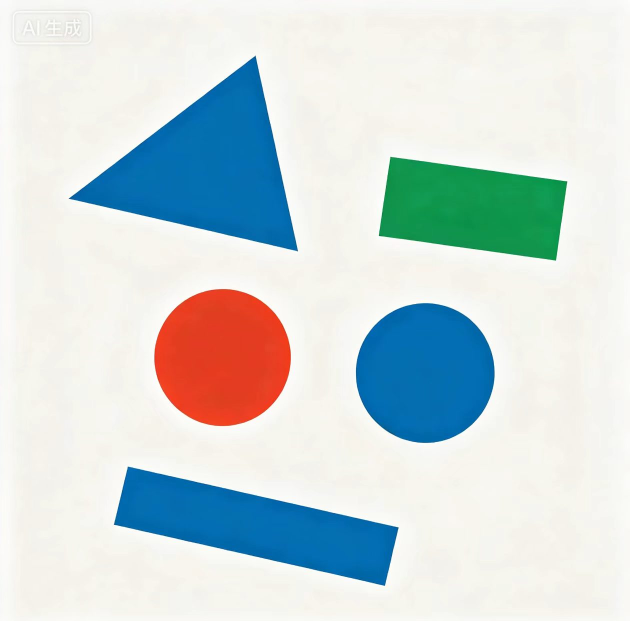
#> input picture 1.jpg, 1260 x 1241 px (shown at 1/2 size)
$ python 1.py   (older library calls are emulated)
#> lines starting #> are read from the running program, lines starting #| are printed output that depends on the picture; after the words box and inside, x2 and y2 are one past the last pixel; in counts of white or black regions, pixels touching at a corner belong together
import cv2
import numpy as np
import matplotlib.pyplot as plt
from matplotlib.font_manager import FontProperties

# 设置Matplotlib支持中文
plt.rcParams['font.sans-serif'] = ['SimHei', 'Microsoft YaHei', 'Arial Unicode MS']
plt.rcParams['axes.unicode_minus'] = False

# ==================== 增强版水印去除算法 ====================

def remove_watermark_advanced(image_path):
    """
    高级水印去除算法：
    1. 多尺度分析
    2. 频域滤波（检测周期性水印）
    3. 自适应背景建模
    4. 增强形态学操作
    5. 多级图像修复
    6. 背景颜色一致性处理
    """
#> called with image_path = '1.jpg'
    # 读取图片
    img = cv2.imread(image_path)
#> img is the input picture: shape (1241, 1260, 3); mean B, G, R 217, 216.2, 204.1
    if img is None:
        raise ValueError(f"无法读取图片: {image_path}")

    height, width = img.shape[:2]
    print(f"图片尺寸: {width}x{height}")
#| 图片尺寸: 1260x1241

    # 转换为不同颜色空间
    gray = cv2.cvtColor(img, cv2.COLOR_BGR2GRAY)
    hsv = cv2.cvtColor(img, cv2.COLOR_BGR2HSV)
#> hsv: shape (1241, 1260, 3); mean H, S, V 39.2, 56, 232.5
    lab = cv2.cvtColor(img, cv2.COLOR_BGR2LAB)
#> lab: shape (1241, 1260, 3); mean of channels 0, 1, 2 220, 128.1, 127.7

    # 保存原始图片用于后续修复
    original_img = img.copy()

    # ==================== 第一步：检测几何图形区域 ====================
    print("\n[1/8] 检测几何图形区域...")
    shape_mask = detect_geometric_shapes(img, hsv)
    cv2.imwrite('debug_step1_shape_mask.jpg', shape_mask)

    # ==================== 第二步：估计背景颜色 ====================
    print("\n[2/8] 估计背景颜色...")
    background_color, background_mask = estimate_background(img, gray, shape_mask)
    print(f"估计的背景颜色 (BGR): {background_color}")
    cv2.imwrite('debug_step2_background_mask.jpg', background_mask)

    # ==================== 第三步：多尺度颜色差异检测 ====================
    print("\n[3/8] 多尺度颜色差异检测...")
    multi_scale_mask = multi_scale_color_detection(img, background_color, shape_mask)
    cv2.imwrite('debug_step3_multi_scale_mask.jpg', multi_scale_mask)

    # ==================== 第四步：频域分析（检测周期性水印） ====================
    print("\n[4/8] 频域分析检测周期性水印...")
    frequency_mask = frequency_domain_analysis(gray, shape_mask)
    cv2.imwrite('debug_step4_frequency_mask.jpg', frequency_mask)

    # ==================== 第五步：纹理和边缘分析 ====================
    print("\n[5/8] 纹理和边缘分析...")
    texture_mask = texture_edge_analysis(gray, shape_mask)
    cv2.imwrite('debug_step5_texture_mask.jpg', texture_mask)

    # ==================== 第六步：LAB颜色空间分析 ====================
    print("\n[6/8] LAB颜色空间分析...")
    lab_mask = lab_color_analysis(lab, background_color, shape_mask)
    cv2.imwrite('debug_step6_lab_mask.jpg', lab_mask)

    # ==================== 第七步：合并所有检测结果 ====================
    print("\n[7/8] 合并所有检测结果...")
    combined_mask = combine_masks([
        multi_scale_mask,
        frequency_mask,
        texture_mask,
        lab_mask
    ])

    # 增强掩码
    combined_mask = enhance_mask(combined_mask)
    cv2.imwrite('debug_step7_combined_mask.jpg', combined_mask)

    # ==================== 第八步：多级图像修复 ====================
    print("\n[8/8] 多级图像修复...")
    result = multi_stage_inpainting(original_img, combined_mask, shape_mask)

    # ==================== 背景颜色一致性处理 ====================
    print("\n[额外步骤] 背景颜色一致性处理...")
    result = ensure_background_consistency(result, shape_mask, background_color)

    # 保存最终结果
    cv2.imwrite('1_processed.jpg', result)
    print("\n已保存处理后的图片: 1_processed.jpg")

    return result, shape_mask, background_color

def detect_geometric_shapes(img, hsv):
    """
    检测几何图形（红、绿、蓝）
    """
    # 红色范围（两个区间）
    lower_red1 = np.array([0, 40, 40])
    upper_red1 = np.array([15, 255, 255])
    lower_red2 = np.array([165, 40, 40])
    upper_red2 = np.array([180, 255, 255])

    # 绿色范围
    lower_green = np.array([35, 40, 40])
    upper_green = np.array([85, 255, 255])

    # 蓝色范围
    lower_blue = np.array([95, 40, 40])
    upper_blue = np.array([145, 255, 255])

    # 创建掩码
    red_mask1 = cv2.inRange(hsv, lower_red1, upper_red1)
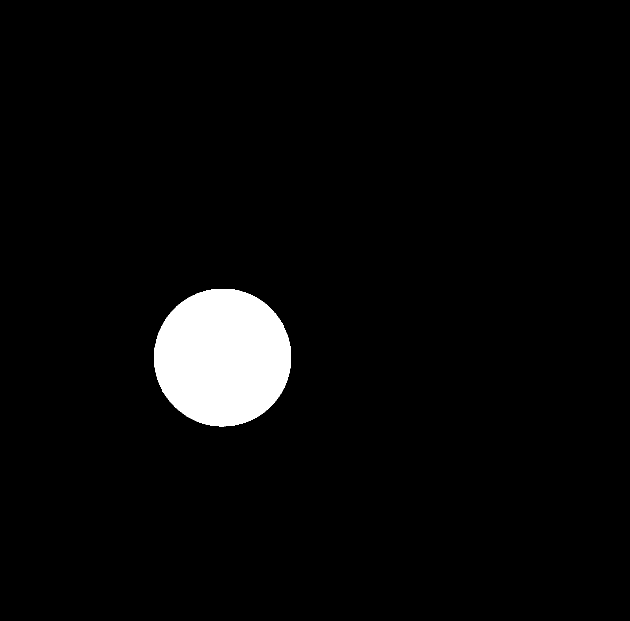
#> red_mask1: shape (1241, 1260) (shown at 1/2 size); 3.8% white; 1 white region, box (x1, y1, x2, y2) and area: (308, 578, 582, 853) 59319
    red_mask2 = cv2.inRange(hsv, lower_red2, upper_red2)
#> red_mask2: shape (1241, 1260); 0% white in thin lines or dots, all inside (x1, y1, x2, y2) = (311, 624, 549, 687)
    red_mask = cv2.bitwise_or(red_mask1, red_mask2)
#> red_mask: shape (1241, 1260); 3.8% white; 1 white region, box (x1, y1, x2, y2) and area: (308, 578, 582, 853) 59322

    green_mask = cv2.inRange(hsv, lower_green, upper_green)
#> green_mask: shape (1241, 1260); 3.7% white; 1 white region, box (x1, y1, x2, y2) and area: (757, 313, 1135, 522) 57828
    blue_mask = cv2.inRange(hsv, lower_blue, upper_blue)
#> blue_mask: shape (1241, 1260); 13.7% white; 3 white regions, box (x1, y1, x2, y2) and area: (138, 112, 596, 503) 85966, (227, 933, 798, 1172) 67167, (711, 606, 990, 886) 61351

    # 合并
    shape_mask = cv2.bitwise_or(red_mask, green_mask)
#> shape_mask: shape (1241, 1260); 7.5% white; 2 white regions, box (x1, y1, x2, y2) and area: (308, 578, 582, 853) 59322, (757, 313, 1135, 522) 57828
    shape_mask = cv2.bitwise_or(shape_mask, blue_mask)
#> shape_mask: shape (1241, 1260); 21.2% white; 5 white regions, box (x1, y1, x2, y2) and area: (138, 112, 596, 503) 85966, (227, 933, 798, 1172) 67167, (711, 606, 990, 886) 61351, (308, 578, 582, 853) 59322, (757, 313, 1135, 522) 57828

    # 膨胀以覆盖边缘
    kernel = np.ones((20, 20), np.uint8)
    shape_mask = cv2.dilate(shape_mask, kernel, iterations=2)
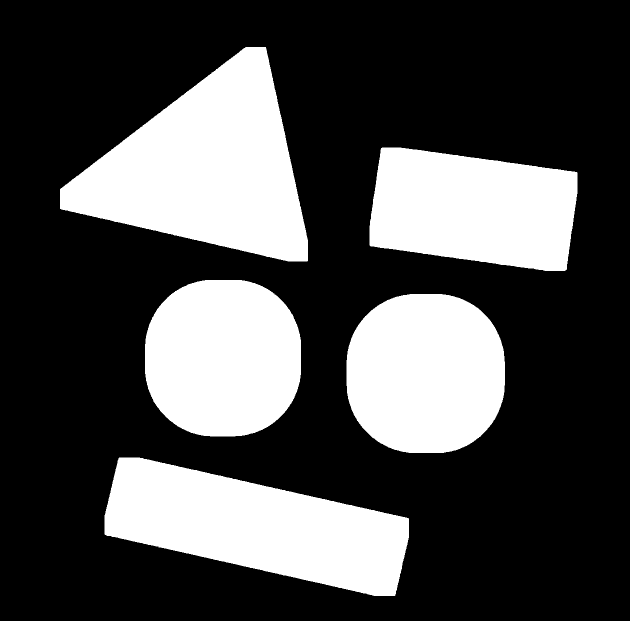
#> shape_mask: shape (1241, 1260) (shown at 1/2 size); 29.8% white; 5 white regions, box (x1, y1, x2, y2) and area: (120, 94, 616, 523) 119676, (209, 915, 818, 1192) 99395, (693, 588, 1010, 906) 84039, (290, 560, 602, 873) 81629, (739, 295, 1155, 542) 81579

    return shape_mask

def estimate_background(img, gray, shape_mask):
    """
    估计背景颜色
    """
    # 创建非几何图形区域的掩码
    non_shape_mask = cv2.bitwise_not(shape_mask)

    # 如果非几何图形区域太小，使用图像的中心区域
    if cv2.countNonZero(non_shape_mask) < (img.shape[0] * img.shape[1] * 0.2):
        h, w = img.shape[:2]
        center_region = img[h//4:3*h//4, w//4:3*w//4]
        background_color = np.mean(center_region, axis=(0, 1)).astype(int)

        # 创建中心区域掩码
        center_mask = np.zeros(gray.shape, dtype=np.uint8)
        center_mask[h//4:3*h//4, w//4:3*w//4] = 255
        background_mask = cv2.bitwise_and(center_mask, non_shape_mask)
    else:
        # 计算非几何图形区域的平均颜色
        background_color = cv2.mean(img, mask=non_shape_mask)[:3]
#> background_color = (238.7, 244.8, 245.8)
        background_color = np.array(background_color).astype(int)
#> background_color = [238, 244, 245]
#| 估计的背景颜色 (BGR): [238 244 245]
        background_mask = non_shape_mask

    return background_color, background_mask

def multi_scale_color_detection(img, background_color, shape_mask):
    """
    多尺度颜色差异检测
    """
    height, width = img.shape[:2]
    combined_mask = np.zeros((height, width), dtype=np.uint8)

    # 在多个尺度上检测
    scales = [1.0, 0.8, 0.6, 0.4]

    for scale in scales:
        # 缩放图像
        new_size = (int(width * scale), int(height * scale))
        img_scaled = cv2.resize(img, new_size, interpolation=cv2.INTER_AREA)
        shape_mask_scaled = cv2.resize(shape_mask, new_size, interpolation=cv2.INTER_NEAREST)

        # 计算颜色差异
        color_diff = np.sqrt(np.sum((img_scaled - background_color) ** 2, axis=2))

        # 归一化
        color_diff_normalized = ((color_diff - color_diff.min()) /
                                (color_diff.max() - color_diff.min() + 1e-10) * 255).astype(np.uint8)

        # 多阈值处理
        thresholds = [10, 15, 20, 25]
        for thresh in thresholds:
            _, diff_mask = cv2.threshold(color_diff_normalized, thresh, 255, cv2.THRESH_BINARY)

            # 排除几何图形区域
            diff_mask = cv2.bitwise_and(diff_mask, cv2.bitwise_not(shape_mask_scaled))

            # 缩放回原始大小
            diff_mask_original = cv2.resize(diff_mask, (width, height), interpolation=cv2.INTER_NEAREST)

            # 合并
            combined_mask = cv2.bitwise_or(combined_mask, diff_mask_original)
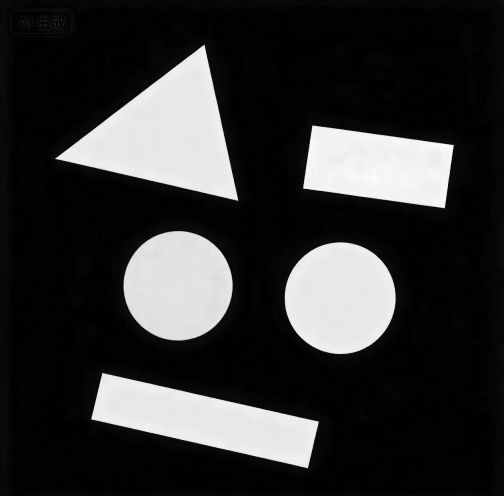
#> color_diff_normalized: shape (496, 504); min 0, max 254, mean 51.4
#> combined_mask: shape (1241, 1260); 0.46% white; 51 white regions (24 under 20 px), largest, box (x1, y1, x2, y2) and area: (88, 36, 165, 78) 1887, (39, 20, 182, 86) 1110, (43, 40, 83, 72) 701
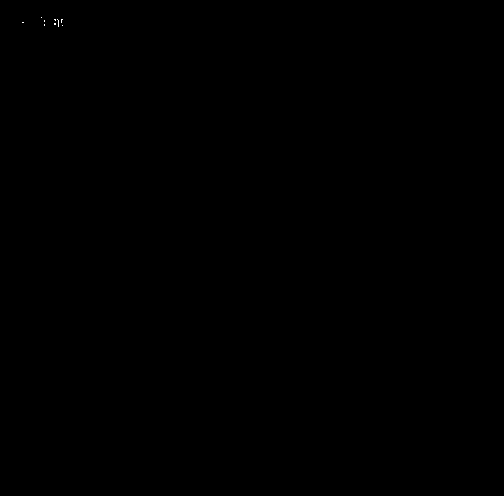
#> diff_mask: shape (496, 504); 0.01% white in thin lines or dots, all inside (x1, y1, x2, y2) = (22, 17, 63, 27)
#> shape_mask_scaled: shape (496, 504); 29.8% white; 5 white regions, box (x1, y1, x2, y2) and area: (48, 38, 247, 210) 19162, (84, 366, 328, 477) 15911, (278, 236, 404, 363) 13424, (296, 118, 462, 217) 13052, (116, 224, 241, 349) 13040

    # 形态学操作增强
    kernel = np.ones((3, 3), np.uint8)
    combined_mask = cv2.dilate(combined_mask, kernel, iterations=1)
#> combined_mask: shape (1241, 1260); 0.74% white; 24 white regions (2 under 20 px), largest, box (x1, y1, x2, y2) and area: (22, 19, 188, 94) 6583, (42, 38, 84, 73) 1118, (1249, 560, 1260, 661) 698

    return combined_mask

def frequency_domain_analysis(gray, shape_mask):
    """
    频域分析 - 检测周期性水印
    """
    height, width = gray.shape[:2]

    # 创建非几何图形区域的掩码
    non_shape_mask = cv2.bitwise_not(shape_mask)

    # 应用掩码
    masked_gray = cv2.bitwise_and(gray, gray, mask=non_shape_mask)

    # 傅里叶变换
    f = np.fft.fft2(masked_gray)
    fshift = np.fft.fftshift(f)

    # 计算幅度谱
    magnitude_spectrum = 20 * np.log(np.abs(fshift) + 1)
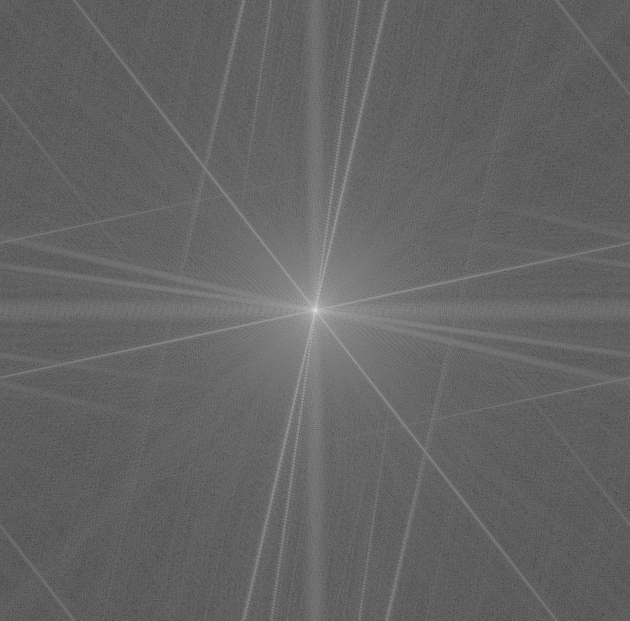
#> magnitude_spectrum: shape (1241, 1260) float64 (shown at 1/2 size); min 39.06, max 388.1, mean 176.7; drawn with min black and max white

    # 归一化
    magnitude_normalized = cv2.normalize(magnitude_spectrum, None, 0, 255, cv2.NORM_MINMAX).astype(np.uint8)

    # 检测高频区域（可能是水印）
    # 创建中心掩码（排除直流分量和低频）
    center_radius = min(height, width) // 10
    cy, cx = height // 2, width // 2

    y, x = np.ogrid[:height, :width]
    dist_from_center = np.sqrt((x - cx)**2 + (y - cy)**2)

    # 高频区域掩码
    high_freq_mask = (dist_from_center > center_radius).astype(np.uint8) * 255
#> high_freq_mask: shape (1241, 1260); 96.9% white; 1 black region, box (x1, y1, x2, y2) and area: (506, 496, 755, 745) 48301

    # 检测幅度谱中的亮点
    _, bright_spots = cv2.threshold(magnitude_normalized, 180, 255, cv2.THRESH_BINARY)
#> bright_spots: shape (1241, 1260); 0.03% white; 33 white regions (32 under 20 px), largest, box (x1, y1, x2, y2) and area: (614, 592, 647, 649) 429
    bright_spots = cv2.bitwise_and(bright_spots, high_freq_mask)
#> bright_spots: shape (1241, 1260); every value is 0

    # 形态学操作增强
    kernel = np.ones((5, 5), np.uint8)
    bright_spots = cv2.dilate(bright_spots, kernel, iterations=2)

    # 如果检测到高频亮点，尝试在空间域中找到对应区域
    # 这里我们简化处理，直接使用边缘检测作为补充
    frequency_mask = np.zeros((height, width), dtype=np.uint8)

    # 使用不同的边缘检测方法
    edges_canny = cv2.Canny(gray, 30, 100)
#> edges_canny: shape (1241, 1260); 0.45% white in thin lines or dots, all inside (x1, y1, x2, y2) = (27, 25, 1135, 1172)
    edges_sobel_x = cv2.Sobel(gray, cv2.CV_64F, 1, 0, ksize=3)
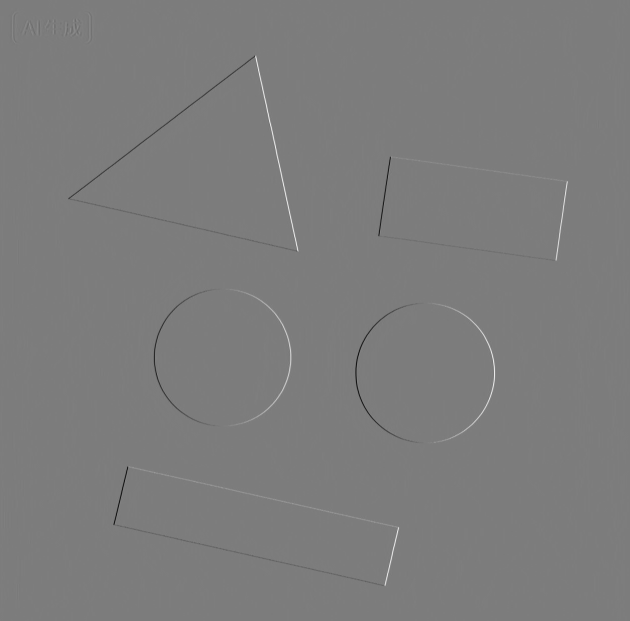
#> edges_sobel_x: shape (1241, 1260) float64 (shown at 1/2 size); min -743, max 776, mean 0; drawn with min black and max white
    edges_sobel_y = cv2.Sobel(gray, cv2.CV_64F, 0, 1, ksize=3)
    edges_sobel = np.sqrt(edges_sobel_x**2 + edges_sobel_y**2)
    edges_sobel = cv2.normalize(edges_sobel, None, 0, 255, cv2.NORM_MINMAX).astype(np.uint8)
    _, edges_sobel = cv2.threshold(edges_sobel, 30, 255, cv2.THRESH_BINARY)
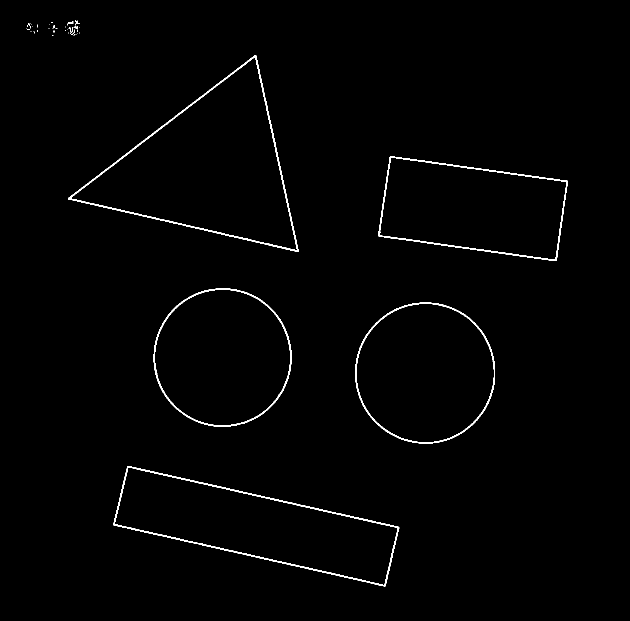
#> edges_sobel: shape (1241, 1260) (shown at 1/2 size); 1% white; 49 white regions (44 under 20 px), largest, box (x1, y1, x2, y2) and area: (136, 110, 597, 504) 3994, (226, 932, 799, 1173) 3947, (756, 312, 1136, 522) 2884, (711, 605, 990, 887) 2570, (307, 577, 583, 853) 2550

    # 拉普拉斯边缘检测
    edges_laplacian = cv2.Laplacian(gray, cv2.CV_64F)
    edges_laplacian = np.absolute(edges_laplacian)
#> (the rest of the program and of its run is left out)
